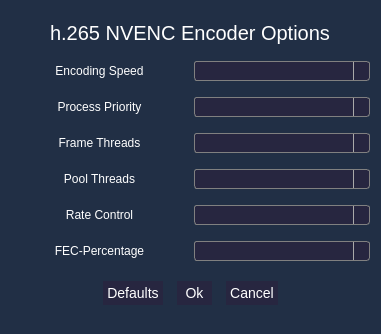
<?xml version="1.0" encoding="UTF-8"?>
<ui version="4.0">
 <class>h265NVENCConfigurationDialog</class>
 <widget class="QDialog" name="h265NVENCConfigurationDialog">
  <property name="geometry">
   <rect>
    <x>0</x>
    <y>0</y>
    <width>381</width>
    <height>334</height>
   </rect>
  </property>
  <property name="windowTitle">
   <string>h265 NVENC</string>
  </property>
  <property name="styleSheet">
   <string notr="true">background-color: #212f45;
</string>
  </property>
  <layout class="QVBoxLayout" name="verticalLayout">
   <item>
    <layout class="QHBoxLayout" name="horizontalLayout_4">
     <item>
      <spacer name="horizontalSpacer_3">
       <property name="orientation">
        <enum>Qt::Horizontal</enum>
       </property>
       <property name="sizeHint" stdset="0">
        <size>
         <width>40</width>
         <height>20</height>
        </size>
       </property>
      </spacer>
     </item>
     <item>
      <widget class="QLabel" name="h265_nvenc_title_label">
       <property name="sizePolicy">
        <sizepolicy hsizetype="Preferred" vsizetype="Maximum">
         <horstretch>1</horstretch>
         <verstretch>0</verstretch>
        </sizepolicy>
       </property>
       <property name="styleSheet">
        <string notr="true">color: rgb(255, 255, 255);
font:  &quot;Open Sans&quot;;
font-size: 20px;</string>
       </property>
       <property name="text">
        <string>h.265 NVENC Encoder Options</string>
       </property>
       <property name="alignment">
        <set>Qt::AlignHCenter|Qt::AlignTop</set>
       </property>
      </widget>
     </item>
     <item>
      <spacer name="horizontalSpacer_4">
       <property name="orientation">
        <enum>Qt::Horizontal</enum>
       </property>
       <property name="sizeHint" stdset="0">
        <size>
         <width>40</width>
         <height>20</height>
        </size>
       </property>
      </spacer>
     </item>
    </layout>
   </item>
   <item>
    <layout class="QHBoxLayout" name="horizontalLayout_7">
     <item>
      <widget class="QLabel" name="h265_nvenc_encoding_speed_label">
       <property name="sizePolicy">
        <sizepolicy hsizetype="Preferred" vsizetype="Preferred">
         <horstretch>0</horstretch>
         <verstretch>0</verstretch>
        </sizepolicy>
       </property>
       <property name="toolTip">
        <string>Change options to trade off
compression efficiency against 
encoding speed.</string>
       </property>
       <property name="layoutDirection">
        <enum>Qt::LeftToRight</enum>
       </property>
       <property name="styleSheet">
        <string notr="true">QLabel {
color: rgb(255, 255, 255);
font:  &quot;Open Sans Semibold&quot;;
font-size: 12px;
}

QToolTip {
color: rgb(0, 0, 0);
font:  &quot;Open Sans Semibold&quot;;
font-size: 12px;
}
</string>
       </property>
       <property name="text">
        <string>Encoding Speed</string>
       </property>
       <property name="alignment">
        <set>Qt::AlignCenter</set>
       </property>
      </widget>
     </item>
     <item>
      <widget class="QComboBox" name="h265_nvenc_encoding_speed_combobox">
       <property name="styleSheet">
        <string notr="true">QComboBox {
    border: 1px solid gray;
    border-radius: 3px;
    padding: 1px 18px 1px 3px;
    min-width: 6em;
    font:  &quot;Open Sans Semibold&quot;;
    color: white;
    background: #272640;
}

QComboBox:editable {
    background:white;
}

QComboBox:!editable, QComboBox::drop-down:editable {
     background:  #272640;
}

/* QComboBox gets the &quot;on&quot; state when the popup is open */
QComboBox:!editable:on, QComboBox::drop-down:editable:on {
    background:  #272640;
}

QComboBox:on { /* shift the text when the popup opens */
    padding-top: 3px;
    padding-left: 4px;
}

QComboBox::drop-down {
    subcontrol-origin: padding;
    subcontrol-position: top right;
    width: 15px;

    border-left-width: 1px;
    border-left-color: darkgray;
    border-left-style: solid; /* just a single line */
    border-top-right-radius: 3px; /* same radius as the QComboBox */
    border-bottom-right-radius: 3px;
}

QComboBox::down-arrow {
    image: url(:images/down-arrow-blue-16-ic.png);
    height: 12px;
	width: 12px;
}

QComboBox::down-arrow:on { /* shift the arrow when popup is open */
    top: 1px;
    left: 1px;
}

QComboBox QAbstractItemView {
    border: 1px solid gray;
    border-radius: 3px;
    padding: 1px 18px 1px 3px;
    min-width: 6em;
    selection-background-color: #006466;
    background: #272640;
    color: white;
    font:  &quot;Open Sans Semibold&quot;;
}

</string>
       </property>
      </widget>
     </item>
    </layout>
   </item>
   <item>
    <layout class="QHBoxLayout" name="horizontalLayout_6">
     <item>
      <widget class="QLabel" name="h265_nvenc_process_priority_label">
       <property name="toolTip">
        <string>Sets the priority for the specified process.</string>
       </property>
       <property name="styleSheet">
        <string notr="true">QLabel {
color: rgb(255, 255, 255);
font:  &quot;Open Sans Semibold&quot;;
font-size: 12px;
}

QToolTip {
color: rgb(0, 0, 0);
font:  &quot;Open Sans Semibold&quot;;
font-size: 12px;
}
</string>
       </property>
       <property name="text">
        <string>Process Priority</string>
       </property>
       <property name="alignment">
        <set>Qt::AlignCenter</set>
       </property>
      </widget>
     </item>
     <item>
      <widget class="QComboBox" name="h265_nvenc_process_priority_combobox">
       <property name="styleSheet">
        <string notr="true">QComboBox {
    border: 1px solid gray;
    border-radius: 3px;
    padding: 1px 18px 1px 3px;
    min-width: 6em;
    font:  &quot;Open Sans Semibold&quot;;
    color: white;
    background: #272640;
}

QComboBox:editable {
    background:white;
}

QComboBox:!editable, QComboBox::drop-down:editable {
     background:  #272640;
}

/* QComboBox gets the &quot;on&quot; state when the popup is open */
QComboBox:!editable:on, QComboBox::drop-down:editable:on {
    background:  #272640;
}

QComboBox:on { /* shift the text when the popup opens */
    padding-top: 3px;
    padding-left: 4px;
}

QComboBox::drop-down {
    subcontrol-origin: padding;
    subcontrol-position: top right;
    width: 15px;

    border-left-width: 1px;
    border-left-color: darkgray;
    border-left-style: solid; /* just a single line */
    border-top-right-radius: 3px; /* same radius as the QComboBox */
    border-bottom-right-radius: 3px;
}

QComboBox::down-arrow {
    image: url(:images/down-arrow-blue-16-ic.png);
    height: 12px;
	width: 12px;
}

QComboBox::down-arrow:on { /* shift the arrow when popup is open */
    top: 1px;
    left: 1px;
}

QComboBox QAbstractItemView {
    border: 1px solid gray;
    border-radius: 3px;
    padding: 1px 18px 1px 3px;
    min-width: 6em;
    selection-background-color: #006466;
    background: #272640;
    color: white;
    font:  &quot;Open Sans Semibold&quot;;
}

</string>
       </property>
      </widget>
     </item>
    </layout>
   </item>
   <item>
    <layout class="QHBoxLayout" name="horizontalLayout_8">
     <item>
      <widget class="QLabel" name="h265_nvenc_frame_threads_label">
       <property name="toolTip">
        <string>Number of concurrently encoded frames.
Over-allocation of frame threads will not
improve performance, it will generally just
increase memory use.</string>
       </property>
       <property name="styleSheet">
        <string notr="true">QLabel {
color: rgb(255, 255, 255);
font:  &quot;Open Sans Semibold&quot;;
font-size: 12px;
}

QToolTip {
color: rgb(0, 0, 0);
font:  &quot;Open Sans Semibold&quot;;
font-size: 12px;
}
</string>
       </property>
       <property name="text">
        <string>Frame Threads</string>
       </property>
       <property name="alignment">
        <set>Qt::AlignCenter</set>
       </property>
      </widget>
     </item>
     <item>
      <widget class="QComboBox" name="h265_nvenc_frame_threads_combobox">
       <property name="styleSheet">
        <string notr="true">QComboBox {
    border: 1px solid gray;
    border-radius: 3px;
    padding: 1px 18px 1px 3px;
    min-width: 6em;
    font:  &quot;Open Sans Semibold&quot;;
    color: white;
    background: #272640;
}

QComboBox:editable {
    background:white;
}

QComboBox:!editable, QComboBox::drop-down:editable {
     background:  #272640;
}

/* QComboBox gets the &quot;on&quot; state when the popup is open */
QComboBox:!editable:on, QComboBox::drop-down:editable:on {
    background:  #272640;
}

QComboBox:on { /* shift the text when the popup opens */
    padding-top: 3px;
    padding-left: 4px;
}

QComboBox::drop-down {
    subcontrol-origin: padding;
    subcontrol-position: top right;
    width: 15px;

    border-left-width: 1px;
    border-left-color: darkgray;
    border-left-style: solid; /* just a single line */
    border-top-right-radius: 3px; /* same radius as the QComboBox */
    border-bottom-right-radius: 3px;
}

QComboBox::down-arrow {
    image: url(:images/down-arrow-blue-16-ic.png);
    height: 12px;
	width: 12px;
}

QComboBox::down-arrow:on { /* shift the arrow when popup is open */
    top: 1px;
    left: 1px;
}

QComboBox QAbstractItemView {
    border: 1px solid gray;
    border-radius: 3px;
    padding: 1px 18px 1px 3px;
    min-width: 6em;
    selection-background-color: #006466;
    background: #272640;
    color: white;
    font:  &quot;Open Sans Semibold&quot;;
}

</string>
       </property>
      </widget>
     </item>
    </layout>
   </item>
   <item>
    <layout class="QHBoxLayout" name="horizontalLayout_9">
     <item>
      <widget class="QLabel" name="h265_nvenc_pool_threads_label">
       <property name="toolTip">
        <string>Number thread pools per encoder,
one pool per NUMA node (typically a CPU socket). 
Specifies the number of pools and the number 
of threads per pool the encoder will allocate</string>
       </property>
       <property name="styleSheet">
        <string notr="true">QLabel {
color: rgb(255, 255, 255);
font:  &quot;Open Sans Semibold&quot;;
font-size: 12px;
}

QToolTip {
color: rgb(0, 0, 0);
font:  &quot;Open Sans Semibold&quot;;
font-size: 12px;
}
</string>
       </property>
       <property name="text">
        <string>Pool Threads</string>
       </property>
       <property name="alignment">
        <set>Qt::AlignCenter</set>
       </property>
      </widget>
     </item>
     <item>
      <widget class="QComboBox" name="h265_nvenc_pool_threads_combobox">
       <property name="styleSheet">
        <string notr="true">QComboBox {
    border: 1px solid gray;
    border-radius: 3px;
    padding: 1px 18px 1px 3px;
    min-width: 6em;
    font:  &quot;Open Sans Semibold&quot;;
    color: white;
    background: #272640;
}

QComboBox:editable {
    background:white;
}

QComboBox:!editable, QComboBox::drop-down:editable {
     background:  #272640;
}

/* QComboBox gets the &quot;on&quot; state when the popup is open */
QComboBox:!editable:on, QComboBox::drop-down:editable:on {
    background:  #272640;
}

QComboBox:on { /* shift the text when the popup opens */
    padding-top: 3px;
    padding-left: 4px;
}

QComboBox::drop-down {
    subcontrol-origin: padding;
    subcontrol-position: top right;
    width: 15px;

    border-left-width: 1px;
    border-left-color: darkgray;
    border-left-style: solid; /* just a single line */
    border-top-right-radius: 3px; /* same radius as the QComboBox */
    border-bottom-right-radius: 3px;
}

QComboBox::down-arrow {
    image: url(:images/down-arrow-blue-16-ic.png);
    height: 12px;
	width: 12px;
}

QComboBox::down-arrow:on { /* shift the arrow when popup is open */
    top: 1px;
    left: 1px;
}

QComboBox QAbstractItemView {
    border: 1px solid gray;
    border-radius: 3px;
    padding: 1px 18px 1px 3px;
    min-width: 6em;
    selection-background-color: #006466;
    background: #272640;
    color: white;
    font:  &quot;Open Sans Semibold&quot;;
}

</string>
       </property>
      </widget>
     </item>
    </layout>
   </item>
   <item>
    <layout class="QHBoxLayout" name="horizontalLayout_11">
     <item>
      <widget class="QLabel" name="h265_nvenc_rate_control_label">
       <property name="toolTip">
        <string>Specifies the preset rate-control.</string>
       </property>
       <property name="styleSheet">
        <string notr="true">QLabel {
color: rgb(255, 255, 255);
font:  &quot;Open Sans Semibold&quot;;
font-size: 12px;
}

QToolTip {
color: rgb(0, 0, 0);
font:  &quot;Open Sans Semibold&quot;;
font-size: 12px;
}
</string>
       </property>
       <property name="text">
        <string>Rate Control</string>
       </property>
       <property name="alignment">
        <set>Qt::AlignCenter</set>
       </property>
      </widget>
     </item>
     <item>
      <widget class="QComboBox" name="h265_nvenc_rate_control_combobox">
       <property name="styleSheet">
        <string notr="true">QComboBox {
    border: 1px solid gray;
    border-radius: 3px;
    padding: 1px 18px 1px 3px;
    min-width: 6em;
    font:  &quot;Open Sans Semibold&quot;;
    color: white;
    background: #272640;
}

QComboBox:editable {
    background:white;
}

QComboBox:!editable, QComboBox::drop-down:editable {
     background:  #272640;
}

/* QComboBox gets the &quot;on&quot; state when the popup is open */
QComboBox:!editable:on, QComboBox::drop-down:editable:on {
    background:  #272640;
}

QComboBox:on { /* shift the text when the popup opens */
    padding-top: 3px;
    padding-left: 4px;
}

QComboBox::drop-down {
    subcontrol-origin: padding;
    subcontrol-position: top right;
    width: 15px;

    border-left-width: 1px;
    border-left-color: darkgray;
    border-left-style: solid; /* just a single line */
    border-top-right-radius: 3px; /* same radius as the QComboBox */
    border-bottom-right-radius: 3px;
}

QComboBox::down-arrow {
   image: url(:images/down-arrow-blue-16-ic.png);
    height: 12px;
	width: 12px;
}

QComboBox::down-arrow:on { /* shift the arrow when popup is open */
    top: 1px;
    left: 1px;
}

QComboBox QAbstractItemView {
    border: 1px solid gray;
    border-radius: 3px;
    padding: 1px 18px 1px 3px;
    min-width: 6em;
    selection-background-color: #006466;
    background: #272640;
    color: white;
    font:  &quot;Open Sans Semibold&quot;;
}

</string>
       </property>
      </widget>
     </item>
    </layout>
   </item>
   <item>
    <layout class="QHBoxLayout" name="horizontalLayout_18">
     <item>
      <widget class="QLabel" name="h265_nvenc_fec_percentage_label">
       <property name="styleSheet">
        <string notr="true">QLabel {
color: rgb(255, 255, 255);
font:  &quot;Open Sans Semibold&quot;;
font-size: 12px;
}

QToolTip {
color: rgb(0, 0, 0);
font:  &quot;Open Sans Semibold&quot;;
font-size: 12px;
}
</string>
       </property>
       <property name="text">
        <string>FEC-Percentage</string>
       </property>
       <property name="alignment">
        <set>Qt::AlignCenter</set>
       </property>
      </widget>
     </item>
     <item>
      <widget class="QComboBox" name="h265_nvenc_fec_percentage_combobox">
       <property name="styleSheet">
        <string notr="true">QComboBox {
    border: 1px solid gray;
    border-radius: 3px;
    padding: 1px 18px 1px 3px;
    min-width: 6em;
    font:  &quot;Open Sans Semibold&quot;;
    color: white;
    background: #272640;
}

QComboBox:editable {
    background:white;
}

QComboBox:!editable, QComboBox::drop-down:editable {
     background:  #272640;
}

/* QComboBox gets the &quot;on&quot; state when the popup is open */
QComboBox:!editable:on, QComboBox::drop-down:editable:on {
    background:  #272640;
}

QComboBox:on { /* shift the text when the popup opens */
    padding-top: 3px;
    padding-left: 4px;
}

QComboBox::drop-down {
    subcontrol-origin: padding;
    subcontrol-position: top right;
    width: 15px;

    border-left-width: 1px;
    border-left-color: darkgray;
    border-left-style: solid; /* just a single line */
    border-top-right-radius: 3px; /* same radius as the QComboBox */
    border-bottom-right-radius: 3px;
}

QComboBox::down-arrow {
   image: url(:images/down-arrow-blue-16-ic.png);
    height: 12px;
	width: 12px;
}

QComboBox::down-arrow:on { /* shift the arrow when popup is open */
    top: 1px;
    left: 1px;
}

QComboBox QAbstractItemView {
    border: 1px solid gray;
    border-radius: 3px;
    padding: 1px 18px 1px 3px;
    min-width: 6em;
    selection-background-color: #006466;
    background: #272640;
    color: white;
    font:  &quot;Open Sans Semibold&quot;;
}

</string>
       </property>
      </widget>
     </item>
    </layout>
   </item>
   <item>
    <layout class="QHBoxLayout" name="horizontalLayout_14">
     <item>
      <spacer name="horizontalSpacer_16">
       <property name="orientation">
        <enum>Qt::Horizontal</enum>
       </property>
       <property name="sizeHint" stdset="0">
        <size>
         <width>88</width>
         <height>20</height>
        </size>
       </property>
      </spacer>
     </item>
     <item>
      <widget class="QPushButton" name="h265_nvenc_restore_button">
       <property name="sizePolicy">
        <sizepolicy hsizetype="Minimum" vsizetype="Fixed">
         <horstretch>1</horstretch>
         <verstretch>0</verstretch>
        </sizepolicy>
       </property>
       <property name="styleSheet">
        <string notr="true">#h265_nvenc_restore_button {
  background-color: #272640;
  color: #FFFFFF;
  font-size: 14px;
  padding: 4px;
  margin: 4px;
  font: &quot;Open Sans&quot;;
  border: none;
}

#h265_nvenc_restore_button:hover {
  background-color: #006466;
}</string>
       </property>
       <property name="text">
        <string>Defaults</string>
       </property>
      </widget>
     </item>
     <item>
      <widget class="QPushButton" name="h265_nvenc_ok_button">
       <property name="sizePolicy">
        <sizepolicy hsizetype="Minimum" vsizetype="Fixed">
         <horstretch>1</horstretch>
         <verstretch>0</verstretch>
        </sizepolicy>
       </property>
       <property name="styleSheet">
        <string notr="true">#h265_nvenc_ok_button {
  background-color: #272640;
  color: #FFFFFF;
  font-size: 14px;
  padding: 4px;
  margin: 4px;
  font: &quot;Open Sans&quot;;
  border: none;
}

#h265_nvenc_ok_button:hover {
  background-color: #006466;
}</string>
       </property>
       <property name="text">
        <string>Ok</string>
       </property>
      </widget>
     </item>
     <item>
      <widget class="QPushButton" name="h265_nvenc_cancel_button">
       <property name="sizePolicy">
        <sizepolicy hsizetype="Minimum" vsizetype="Fixed">
         <horstretch>1</horstretch>
         <verstretch>0</verstretch>
        </sizepolicy>
       </property>
       <property name="styleSheet">
        <string notr="true">#h265_nvenc_cancel_button {
  background-color: #272640;
  color: #FFFFFF;
  font-size: 14px;
  padding: 4px;
  margin: 4px;
  font: &quot;Open Sans&quot;;
  border: none;
}

#h265_nvenc_cancel_button:hover {
  background-color: #006466;
}</string>
       </property>
       <property name="text">
        <string>Cancel</string>
       </property>
      </widget>
     </item>
     <item>
      <spacer name="horizontalSpacer_17">
       <property name="orientation">
        <enum>Qt::Horizontal</enum>
       </property>
       <property name="sizeHint" stdset="0">
        <size>
         <width>88</width>
         <height>20</height>
        </size>
       </property>
      </spacer>
     </item>
    </layout>
   </item>
  </layout>
 </widget>
 <resources/>
 <connections/>
</ui>
